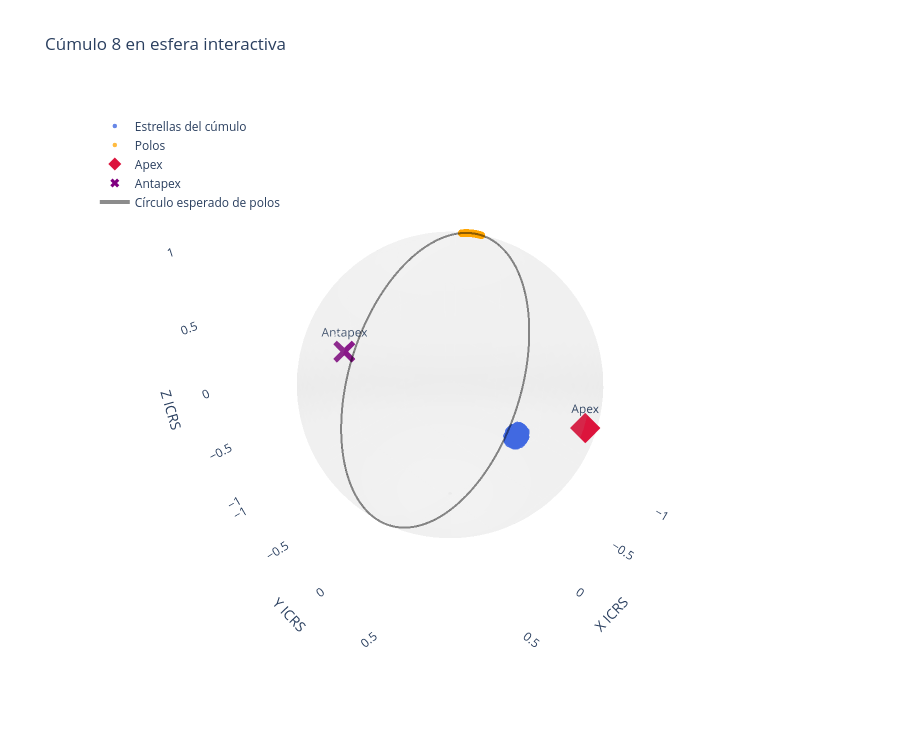

Notebook code for this chart:
### Code cell
# 3. Esfera interactiva
fig3 = plot_cluster_motion_geometry(
    cluster_df,
    analysis_result=result_hyades_sintetico,
    projection="sphere",
    title="Cúmulo 8 en esfera interactiva",
    save_html="cluster_8_123_sphere.html",
)

fig3.show()

### Figure 1 — Plotly figure (JSON) as saved in the notebook; plotly's stock layout.template omitted (floating-point values rounded to 4 significant figures; data arrays with more than 128 entries replaced by an {"elided": "..."} marker saying what was removed)
{"data": [{"colorscale": [[0, "lightgray"], [1, "lightgray"]], "hoverinfo": "skip", "name": "Esfera celeste", "opacity": 0.12, "showscale": false, "type": "surface", "x": {"elided": "40x80 float values"}, "y": {"elided": "40x80 float values"}, "z": {"elided": "40x80 float values"}}, {"hoverinfo": "text", "marker": {"color": "royalblue", "opacity": 0.8, "size": 4.5}, "mode": "markers", "name": "Estrellas del cúmulo", "text": {"elided": "455 str values"}, "type": "scatter3d", "x": {"elided": "455 float values"}, "y": {"elided": "455 float values"}, "z": {"elided": "455 float values"}}, {"hoverinfo": "text", "marker": {"color": "orange", "opacity": 0.75, "size": 4.5}, "mode": "markers", "name": "Polos", "text": {"elided": "455 str values"}, "type": "scatter3d", "x": {"elided": "455 float values"}, "y": {"elided": "455 float values"}, "z": {"elided": "455 float values"}}, {"customdata": [[97.89, 6.62]], "hovertemplate": "<b>Apex</b><br>RA = %{customdata[0]:.6f} deg<br>Dec = %{customdata[1]:.6f} deg<br>X = %{x:.6f}<br>Y = %{y:.6f}<br>Z = %{z:.6f}<extra></extra>", "marker": {"color": "crimson", "size": 10, "symbol": "diamond"}, "mode": "markers+text", "name": "Apex", "text": ["Apex"], "textposition": "top center", "type": "scatter3d", "x": [-0.1364], "y": [0.9839], "z": [0.1153]}, {"customdata": [[277.9, -6.62]], "hovertemplate": "<b>Antapex</b><br>RA = %{customdata[0]:.6f} deg<br>Dec = %{customdata[1]:.6f} deg<br>X = %{x:.6f}<br>Y = %{y:.6f}<br>Z = %{z:.6f}<extra></extra>", "marker": {"color": "purple", "size": 8, "symbol": "x"}, "mode": "markers+text", "name": "Antapex", "text": ["Antapex"], "textposition": "top center", "type": "scatter3d", "x": [0.1364], "y": [-0.9839], "z": [-0.1153]}, {"hoverinfo": "skip", "line": {"color": "black", "width": 4}, "mode": "lines", "name": "Círculo esperado de polos", "opacity": 0.45, "type": "scatter3d", "x": {"elided": "361 float values"}, "y": {"elided": "361 float values"}, "z": {"elided": "361 float values"}}], "layout": {"height": 750, "legend": {"bgcolor": "rgba(255,255,255,0.75)", "x": 0.02, "y": 0.98}, "scene": {"aspectmode": "data", "xaxis": {"showbackground": false, "title": {"text": "X ICRS"}}, "yaxis": {"showbackground": false, "title": {"text": "Y ICRS"}}, "zaxis": {"showbackground": false, "title": {"text": "Z ICRS"}}}, "title": {"text": "Cúmulo 8 en esfera interactiva"}, "width": 900}}
